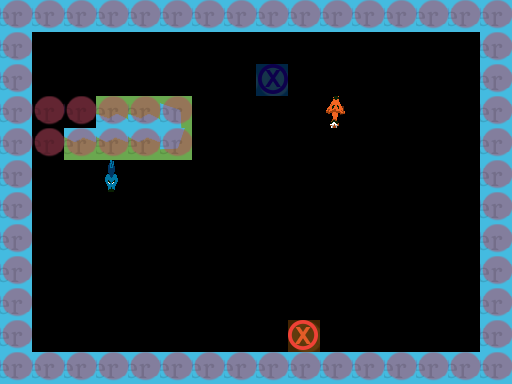

Rendered tile map (Tiled .tmx) drawn with the repository's tilesets; below, a short description and the full map source, tile grids included:
An orthogonal 16x12 tile map with 32x32 px tiles, 4 tile layers (Ground, Obstacles, Objects, Solution).

<map version="1.0" orientation="orthogonal" renderorder="right-down" width="16" height="12" tilewidth="32" tileheight="32" nextobjectid="6">
 <tileset firstgid="1" name="TilesetPlaceholder" tilewidth="32" tileheight="32" tilecount="240" columns="10">
  <image source="../../../Tileset.png" width="320" height="768" />
 </tileset>
 <layer name="Ground" width="16" height="12">
  <data encoding="csv">
5,5,5,5,5,5,5,5,5,5,5,5,5,5,5,5,
5,0,0,0,0,0,0,0,0,0,0,0,0,0,0,5,
5,0,0,0,0,0,0,0,0,0,0,0,0,0,0,5,
5,0,0,2684354571,2684354571,2684354591,0,0,0,0,0,0,0,0,0,5,
5,0,1610612747,1610612747,1610612747,3221225503,0,0,0,0,0,0,0,0,0,5,
5,0,0,0,0,0,0,0,0,0,0,0,0,0,0,5,
5,0,0,0,0,0,0,0,0,0,0,0,0,0,0,5,
5,0,0,0,0,0,0,0,0,0,0,0,0,0,0,5,
5,0,0,0,0,0,0,0,0,0,0,0,0,0,0,5,
5,0,0,0,0,0,0,0,0,0,0,0,0,0,0,5,
5,0,0,0,0,0,0,0,0,0,0,0,0,0,0,5,
5,5,5,5,5,5,5,5,5,5,5,5,5,5,5,5
</data>
 </layer>
 <layer name="Obstacles" width="16" height="12">
  <data encoding="csv">
0,0,0,0,0,0,0,0,0,0,0,0,0,0,0,0,
0,0,0,0,0,0,0,0,0,0,0,0,0,0,0,0,
0,0,0,0,0,0,0,0,0,0,0,0,0,0,0,0,
0,0,0,0,0,0,0,0,0,0,0,0,0,0,0,0,
0,0,0,0,0,0,0,0,0,0,0,0,0,0,0,0,
0,0,0,0,0,0,0,0,0,0,0,0,0,0,0,0,
0,0,0,0,0,0,0,0,0,0,0,0,0,0,0,0,
0,0,0,0,0,0,0,0,0,0,0,0,0,0,0,0,
0,0,0,0,0,0,0,0,0,0,0,0,0,0,0,0,
0,0,0,0,0,0,0,0,0,0,0,0,0,0,0,0,
0,0,0,0,0,0,0,0,0,0,0,0,0,0,0,0,
0,0,0,0,0,0,0,0,0,0,0,0,0,0,0,0
</data>
 </layer>
 <layer name="Objects" width="16" height="12">
  <data encoding="csv">
0,0,0,0,0,0,0,0,0,0,0,0,0,0,0,0,
0,0,0,0,0,0,0,0,0,0,0,0,0,0,0,0,
0,0,0,0,0,0,0,0,182,0,0,0,0,0,0,0,
0,0,0,0,0,0,0,0,0,0,191,0,0,0,0,0,
0,0,0,0,0,0,0,0,0,0,0,0,0,0,0,0,
0,0,0,3221225664,0,0,0,0,0,0,0,0,0,0,0,0,
0,0,0,0,0,0,0,0,0,0,0,0,0,0,0,0,
0,0,0,0,0,0,0,0,0,0,0,0,0,0,0,0,
0,0,0,0,0,0,0,0,0,0,0,0,0,0,0,0,
0,0,0,0,0,0,0,0,0,0,0,0,0,0,0,0,
0,0,0,0,0,0,0,0,0,181,0,0,0,0,0,0,
0,0,0,0,0,0,0,0,0,0,0,0,0,0,0,0
</data>
 </layer>
 <layer name="Solution" width="16" height="12">
  <data encoding="csv">
224,224,224,224,224,224,224,224,224,224,224,224,224,224,224,224,
224,0,0,0,0,0,0,0,0,0,0,0,0,0,0,224,
224,0,0,0,0,0,0,0,0,0,0,0,0,0,0,224,
224,224,224,224,224,224,0,0,0,0,0,0,0,0,0,224,
224,224,224,224,224,224,0,0,0,0,0,0,0,0,0,224,
224,0,0,0,0,0,0,0,0,0,0,0,0,0,0,224,
224,0,0,0,0,0,0,0,0,0,0,0,0,0,0,224,
224,0,0,0,0,0,0,0,0,0,0,0,0,0,0,224,
224,0,0,0,0,0,0,0,0,0,0,0,0,0,0,224,
224,0,0,0,0,0,0,0,0,0,0,0,0,0,0,224,
224,0,0,0,0,0,0,0,0,0,0,0,0,0,0,224,
224,224,224,224,224,224,224,224,224,224,224,224,224,224,224,224
</data>
 </layer>
</map>